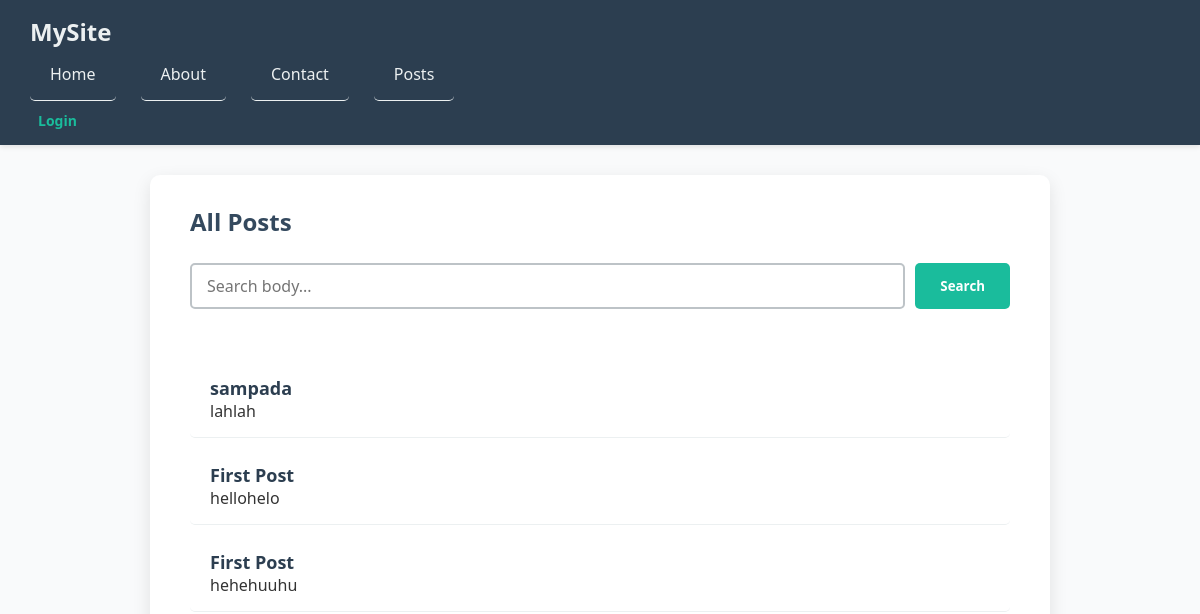
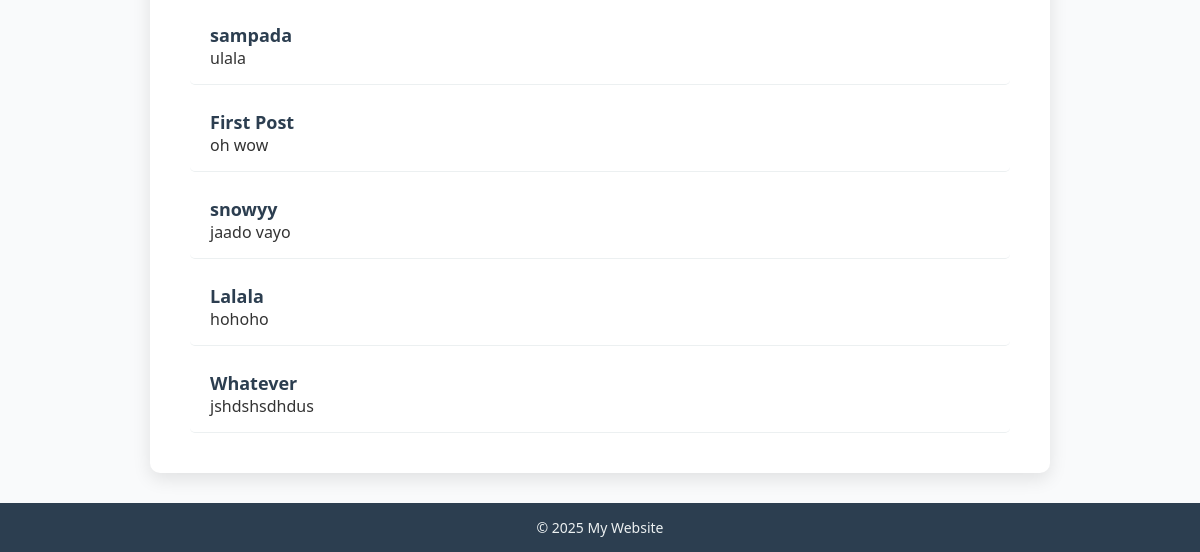
Page /post/ on the earlier database version (2 pictures, top to bottom).
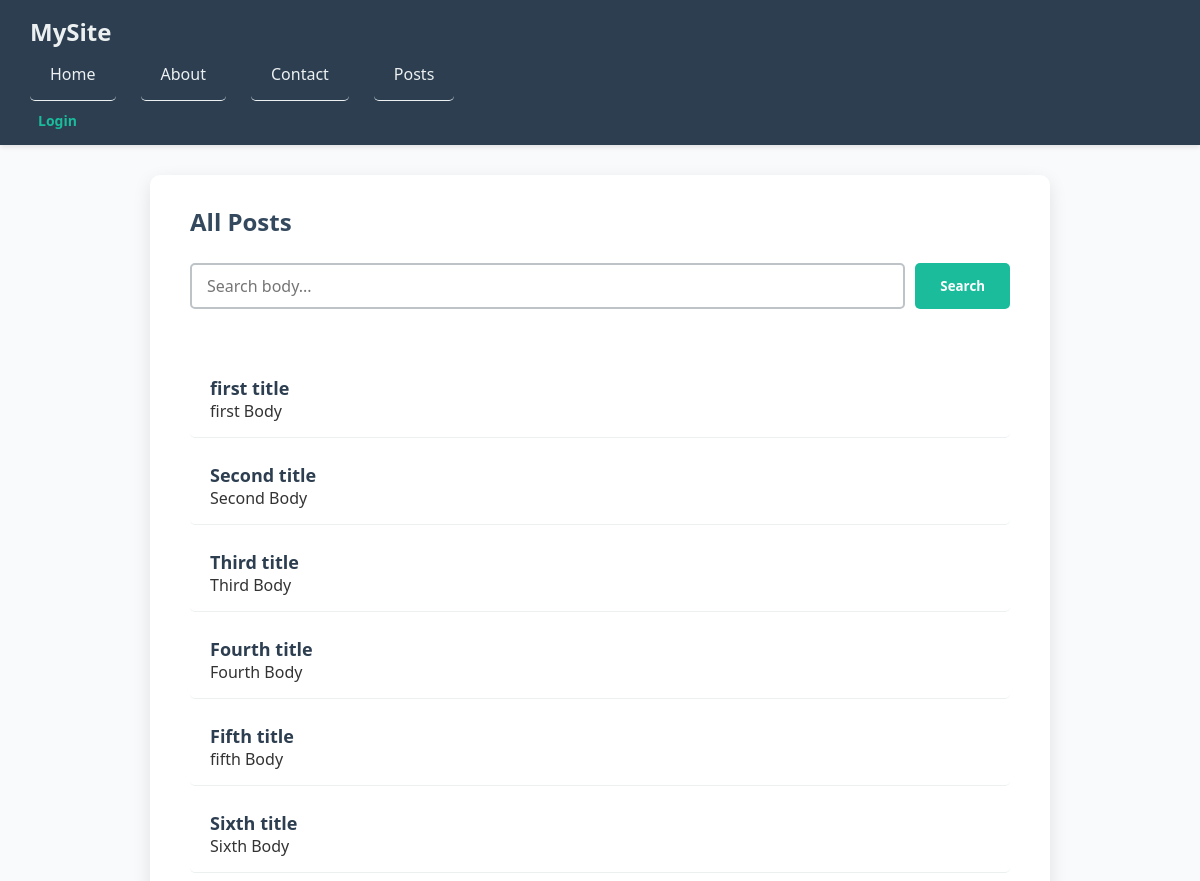
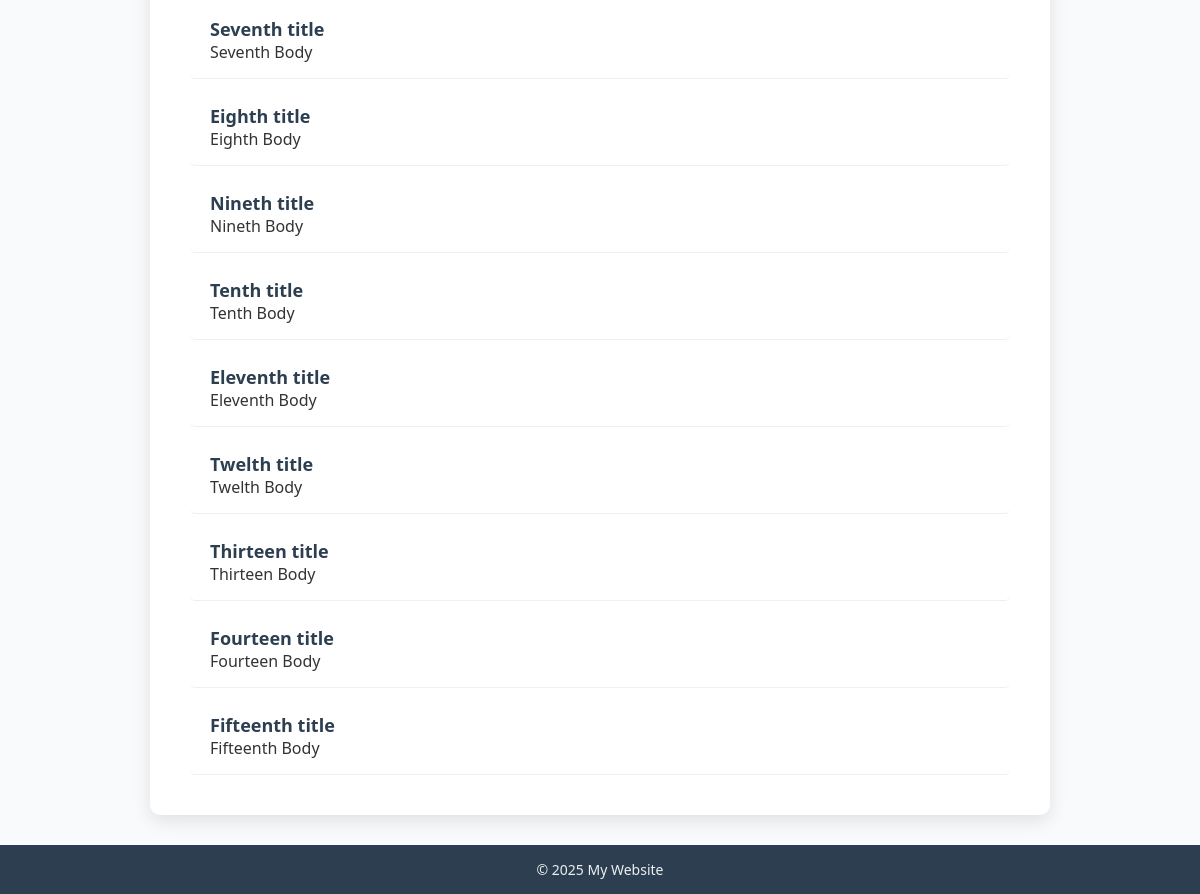
Same page on the later database version (2 pictures, top to bottom).
### post/models.py (models this page shows, shortened)
class Post(models.Model):
    title = models.CharField(max_length=120, null=False, blank=False)
    body = models.TextField(null=False, blank=False)
    author = models.ForeignKey(User, null=False, blank=False, on_delete=models.DO_NOTHING)
    pass

### post/views.py (the view)
# urls.py: path('post/', list_post, name="list-post"),
def list_post(request):
    posts = Post.objects.all()
    return render(
        request,
        'post/list.html',
        context={
            "posts": posts,
        }
    )

### post/templates/post/list.html (shortened to what this page needs)
{% extends "post/base.html" %}
{% block content %}
<h2>All Posts</h2>
<form method="get">
  <input type="text" name="search" placeholder="Search body..." value="{{ request.GET.search }}">
  <button type="submit">Search</button>
</form>
<br>
{% if posts %}
  <ul>
    {% for post in posts %}
      <li>
        <strong>{{ post.title }}</strong><br>
        {{ post.body|truncatewords:20 }}
      </li>
    {% endfor %}
  </ul>
{% else %}
  <p>No posts found.</p>
{% endif %}
{% endblock %}

### post/templates/post/base.html (shortened to what this page needs)
{% load static %}
<!DOCTYPE html>
<html lang="en">
<head>
  <link rel="stylesheet" href="{% static 'css/style.css' %}">
</head>
<body>
  <header>
    <nav class="navbar">
      <div class="container">
        <div class="logo">MySite</div>
        <ul class="nav-links">
          <li><a href="/">Home</a></li>
          <li><a href="#">About</a></li>
          <li><a href="#">Contact</a></li>
          <li><a href="{% url 'post-list' %}">Posts</a></li>
        </ul>
        <div class="auth-status">
   {% if user.is_authenticated %}
           Logged in as <strong>{{ user.username }}</strong> |
  <a href="{% url 'logout' %}">Logout</a>
    {% else %}
  <a href="{% url 'auth-home' %}">Login</a>
    {% endif %}
        </div>
      </div>
    </nav>
  </header>
  <main>
    {% block content %}{% endblock %}
  </main>
  <footer>
    <p>&copy; 2025 My Website</p>
  </footer>
</body>
</html>

### authentication/static/css/style.css (style rules this page uses)
* { box-sizing: border-box; margin: 0; padding: 0; font-family: 'Segoe UI', Tahoma, Geneva, Verdana, sans-serif; }
body { background: #f9fafb; color: #333; min-height: 100vh; display: flex; flex-direction: column; }
.navbar { background-color: #2c3e50; padding: 15px 30px; display: flex; align-items: center; justify-content: space-between; box-shadow: 0 2px 5px rgba(0,0,0,0.1); }
.navbar .logo { font-weight: 700; font-size: 24px; color: #ecf0f1; user-select: none; }
.navbar .nav-links { list-style: none; display: flex; gap: 25px; }
.navbar .nav-links li a { color: #ecf0f1; text-decoration: none; font-weight: 500; transition: color 0.3s ease; }
.auth-status { color: #ecf0f1; font-weight: 500; font-size: 14px; }
.auth-status a { color: #1abc9c; text-decoration: none; font-weight: 600; margin-left: 8px; transition: color 0.3s ease; }
main { flex-grow: 1; max-width: 900px; width: 90%; margin: 30px auto; background: white; padding: 30px 40px; border-radius: 10px; box-shadow: 0 6px 18px rgba(0, 0, 0, 0.1); }
h2 { margin-bottom: 25px; color: #34495e; font-weight: 700; }
form { display: flex; gap: 10px; margin-bottom: 30px; }
form input[type="text"] { flex-grow: 1; padding: 10px 15px; border: 2px solid #bdc3c7; border-radius: 5px; font-size: 16px; transition: border-color 0.3s ease; }
form button { background-color: #1abc9c; border: none; padding: 10px 25px; color: white; font-weight: 600; border-radius: 5px; cursor: pointer; transition: background-color 0.3s ease; }
ul { list-style: none; }
ul li { padding: 15px 20px; border-bottom: 1px solid #ecf0f1; transition: background-color 0.3s ease; border-radius: 5px; margin-bottom: 10px; }
ul li strong { font-size: 18px; color: #2c3e50; }
footer { text-align: center; padding: 15px 0; background: #2c3e50; color: #ecf0f1; user-select: none; font-size: 14px; margin-top: auto; }

Differences in the rows shown:
removed Post: title "sampada", body "lahlah"
removed Post: title "First Post", body "hellohelo"
removed Post: title "First Post", body "hehehuuhu"
removed Post: title "sampada", body "ulala"
removed Post: title "First Post", body "oh wow"
removed Post: title "snowyy", body "jaado vayo"
removed Post: title "Lalala", body "hohoho"
removed Post: title "Whatever", body "jshdshsdhdus"
added Post: title "first title", body "first Body"
added Post: title "Second title", body "Second Body"
added Post: title "Third title", body "Third Body"
added Post: title "Fourth title", body "Fourth Body"
added Post: title "Fifth title", body "fifth Body"
added Post: title "Sixth title", body "Sixth Body"
added Post: title "Seventh title", body "Seventh Body"
added Post: title "Eighth title", body "Eighth Body"
added Post: title "Nineth title", body "Nineth Body"
added Post: title "Tenth title", body "Tenth Body"
added Post: title "Eleventh title", body "Eleventh Body"
added Post: title "Twelth title", body "Twelth Body"
added Post: title "Thirteen title", body "Thirteen Body"
added Post: title "Fourteen title", body "Fourteen Body"
added Post: title "Fifteenth title", body "Fifteenth Body"
